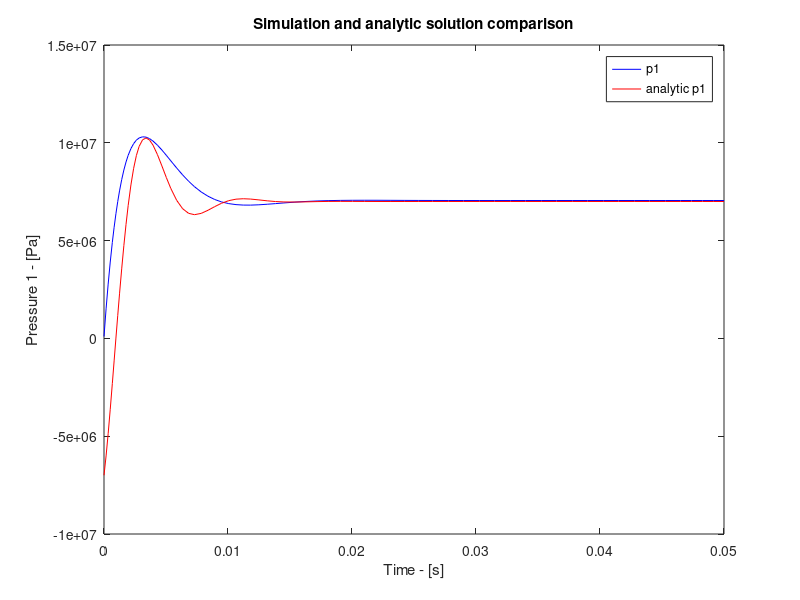

This chart was generated by the following MATLAB code:
function SolveODEs()
clf  %clear any existing plots

% State defined as X = [x, xdot, p1,p2]

[t,y1] = ode45(  @deriv,[0,0.05],[0,0,1e5,1e5]); % derivative, time range, initial conditions

p1_analytic = (7-14.*exp(-400.*t).*sin(800.*t+1.55)).*10^6;

plot(t,y1(:,3),'b',t,p1_analytic,'r'); %tvals,yvals, color and style
title('Simulation and analytic solution comparison');
xlabel('Time - [s]');
ylabel('Pressure 1 - [Pa]');
legend('p1','analytic p1')

pause % hit enter to go to the next plot

function XDOT = deriv(t,X)
% System Parameters
A =4.909e-4;    Cd = 0.6;       rho= 850;
V = 1.473e-4;   beta = 2e9;     pa=1e5;
m = 30;         ps =1.4e7;      Kv = 2e-5;

% Rename states
x = X(1); xdot = X(2);   p1 = X(3);   p2 = X(4);

% Initiate forcing function
y = 0.002;

% write the non-trivial equations using nice names
xddot = A*(p1-p2)/m;
p1dot = (y*Kv*(ps-p1)-rho*A*xdot)*((beta)/(V*rho));
p2dot = (y*Kv*(p2-pa)-rho*A*xdot)*((-beta)/(V*rho));

XDOT = [ xdot; xddot;  p1dot;  p2dot] ;  %return the derivative values